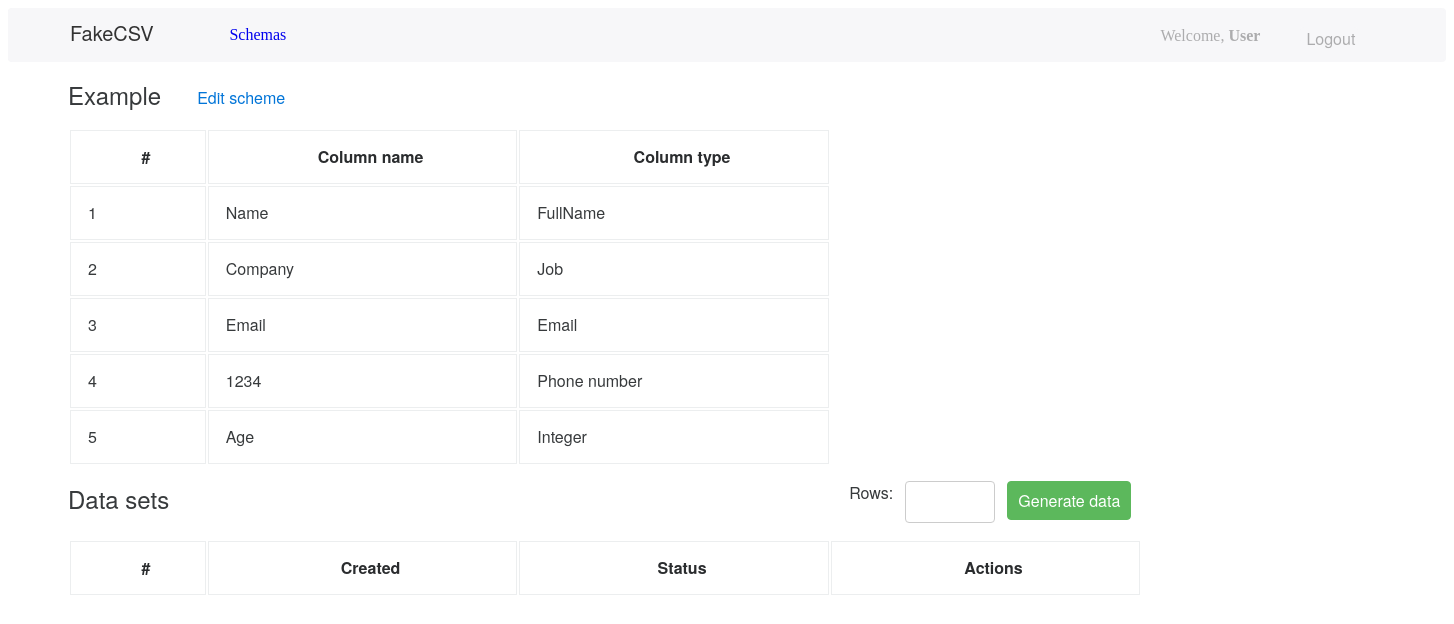
/1/dataset/ (signed in), run on an earlier commit of the app's database.
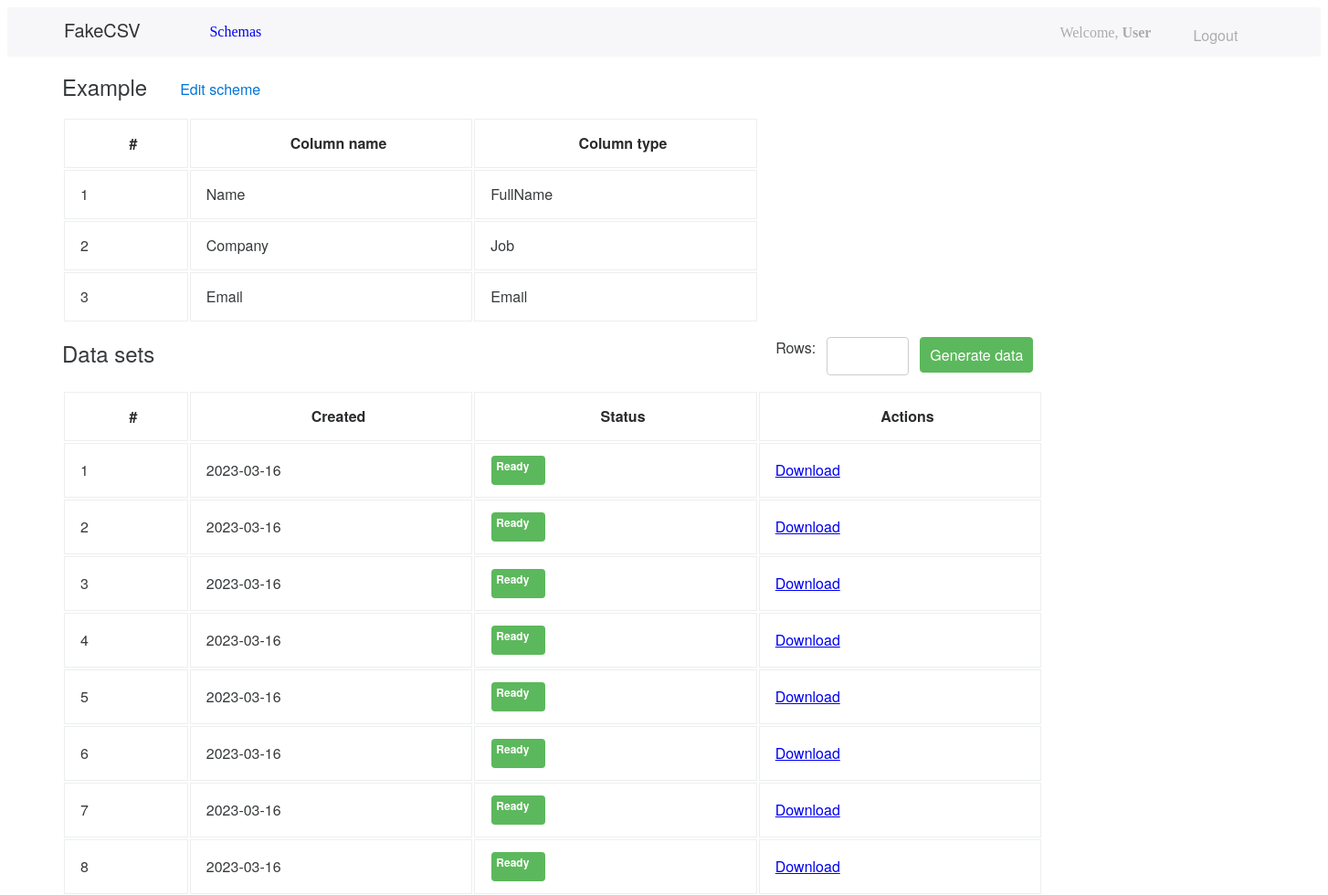
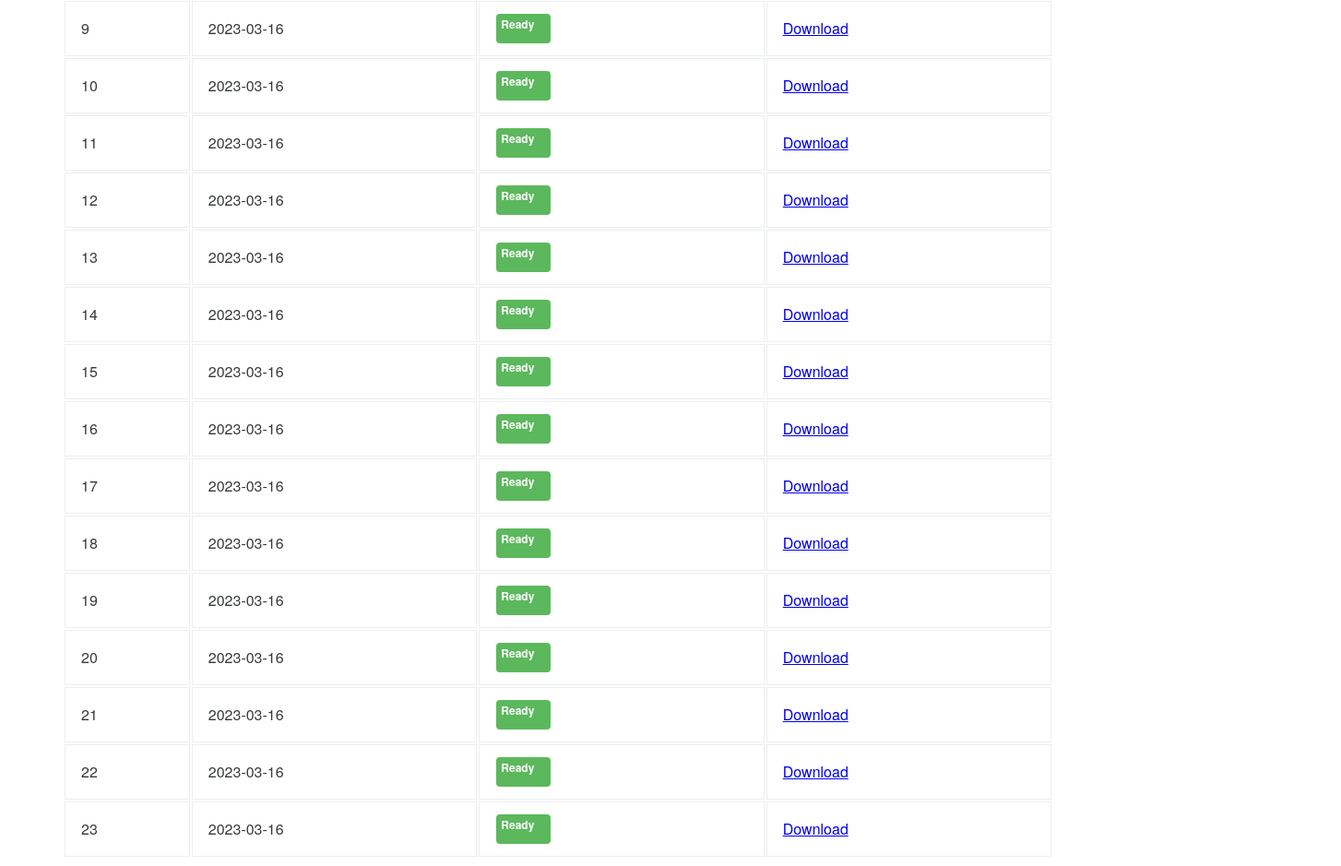
And on a later commit of the database (2 pictures, top to bottom).
### app/models.py (models this page shows, shortened)
class DataSet(models.Model):
    dataset_id = models.AutoField(primary_key=True)
    dataset_schema = models.ForeignKey(Schema, on_delete=models.CASCADE, related_name="dataset_schema")
    dataset_csv = models.ManyToManyField(CSVDataSet, related_name="dataset_csv")
    @staticmethod
    def get_by_id(dataset_id):
        return DataSet.objects.filter(dataset_id=dataset_id).first()

class Schema(models.Model):
    schema_id = models.AutoField(primary_key=True)
    schema_user = models.ForeignKey(User, on_delete=models.CASCADE, related_name="schema_user")
    schema_name = models.TextField(max_length=128, verbose_name="Name")
    schema_column_separator = models.IntegerField(choices=SEPARATOR, default=0, verbose_name="Column separator")
    schema_string_character = models.IntegerField(choices=STRING_CHARACTER, default=0, verbose_name="String character")
    schema_columns = models.ManyToManyField(SchemaColumn, related_name="schema_columns")
    schema_last_modified = models.DateField(verbose_name="Modified", auto_now=True)

class SchemaColumn(models.Model):
    column_id = models.AutoField(primary_key=True)
    column_name = models.TextField(max_length=128, verbose_name="Column name")
    column_type = models.ForeignKey(TypeOfData, on_delete=models.DO_NOTHING, verbose_name="Type",
                                    related_name="column_type")
    column_specific = models.TextField(max_length=64, null=True, blank=True)
    column_order = models.IntegerField(verbose_name="Order")
    class Meta:
        ordering = ["column_order"]

class TypeOfData(models.Model):
    type_id = models.AutoField(primary_key=True)
    type_name = models.TextField(max_length=64, verbose_name="Type", unique=True)
    type_specific = models.IntegerField(choices=SPECIFICATOR, default=None, null=True, blank=True)
    def __str__(self):
        return f"{self.type_name}"

class CSVDataSet(models.Model):
    csv_dataset_id = models.AutoField(primary_key=True)
    csv_dataset_created_at = models.DateField(verbose_name="Created at", auto_now=True)
    csv_dataset_status = models.IntegerField(choices=STATUS)
    csv_dataset_file = models.FileField(blank=True, null=True)

### app/views.py (the view, shortened to what this page needs)
# urls.py: re_path(r"^(?P<dataset_id>\d+)/dataset/$", views.dataset, name="dataset"),
@login_required(login_url="/login/")
@csrf_exempt
def dataset(request, dataset_id):
    current_dataset = DataSet.get_by_id(dataset_id)
    columns = current_dataset.dataset_schema.schema_columns.all()
    csv_datasets = current_dataset.dataset_csv.all()
    context = {
        "dataset": current_dataset,
        "columns": columns,
        "csv_datasets": csv_datasets,
    }
    return render(request, "dataset.html", context)

### template/dataset.html (shortened to what this page needs)
{% extends "base.html" %}
{% block content %}
<div class="content_add">
    <div class="content__dataset-label-block">
        <h2 class="content__dataset-label"> {{dataset.dataset_schema.schema_name}} </h2>
        <a class="content__dataset-label-link" href="{% url 'edit' schema_id=dataset.dataset_schema.schema_id %}">Edit scheme</a>
    </div>
    <table>
        <tr>
            <th class="content__th-number">#</th>
            <th class="content__th-title">Column name</th>
            <th class="content__th-action">Column type</th>
        </tr>
        {% for column in columns %}
            <tr>
                <td class="content__td-number">{{ forloop.counter }}</td>
                <td class="content__td-title">{{ column.column_name}}</td>
                <td class="content__td-action">{{ column.column_type }}</td>
            </tr>
        {% endfor %}
    </table>
    <div class = "content__dataset-label-block">
        <h2 class="content__dataset-label">Data sets</h2>
        <div class="content__dataset-row-form">
            <label for="rows">Rows:</label>
            <input class="content__dataset-input" id="rows" type="number">
            <button class="content__dataset-button-generator" href="" onclick="generateDataSet('{{dataset.dataset_id}}')">Generate data</button>
        </div>
    </div>
    <table id="id_csv_sets_table">
        <tr>
            <th class="content__th-number" >#</th>
            <th class="content__th-title">Created</th>
            <th class="content__th-modified">Status</th>
            <th class="content__th-action">Actions</th>
        </tr>
        {% for csv_dataset in csv_datasets %}
        <tr>
            <td class="content__td-number" id="id_counter" >{{ forloop.counter }}</td>
            <td class="content__td-title" >{{csv_dataset.csv_dataset_created_at|date:'Y-m-d'}}</td>
            {% if csv_dataset.csv_dataset_status == 1 %}
            <td>
                 <p id="id_status_{{forloop.counter}}" class="content__dataset-ready">Ready</p>
            </td>
            {% else %}
            <td>
                 <p  id="id_status_{{ forloop.counter }}" class="content__dataset-proccesing">Proccesing</p>
            </td>
            {% endif %}
            <td class="content__td-action" ><a class="content__dataset-link-download" href="{{ csv_dataset.csv_dataset_file.url }}">Download</a></td>
        </tr>
        {% endfor %}
    </table>
</div>
{% endblock %}

### template/base.html (shortened to what this page needs)
<!DOCTYPE html>
<html lang="en">
<head>
    {% load static %}
    <link rel="stylesheet" href="{% static 'css/style.css' %}">
</head>
<body>
  <header class="header">
    {% block header %}
      <div class="header">
        <div class="header__left">
          <h1 class="header__left-label">FakeCSV</h1>
            <a href="/" class="header__left-menu">Schemas</a>
        </div>
        <div class="header__right">
          <p class="header__right-welcome">Welcome, <b> {{user.username}} </b></p>
          <form action="/" class="header__right-logout" method="POST">
            <button class="header__right-button" type="submit">Logout</button>
          </form>
        </div>
      </div>
    {% endblock %}
  </header>
  <main class="content">
    {% block content %}{% endblock %}
  </main>
</body>
</html>

### template/static/css/style.css (style rules this page uses)
td { border: solid 1px #ECEEEF; text-align: left; font-family: 'Helvetica Neue'; font-style: normal; font-weight: 400; font-size: 16px; line-height: 24px; color: #373A3C; }
th { font-family: 'Helvetica Neue'; font-style: normal; font-weight: 700; font-size: 16px; line-height: 24px; color: #2A2C2E; border: 1px solid #ECEEEF; }
button { width: 85px; height: 38px; background: #0275D8; border: 1px solid #0275D8; border-radius: 4px; font-family: 'Helvetica Neue'; font-style: normal; font-weight: 400; font-size: 16px; line-height: 21px; color: #FFFFFF; }
.content { background: #FFF; margin: 0px 0px 0px 60px; }
.header,.header__left,.header__right { display: flex; }
.header { background: #F7F7F9; border-radius: 4px; }
.header__left { float: left; color: rgba(0, 0, 0, 0.8); }
.header__right { float: right; color: rgba(0, 0, 0, 0.3); }
.header__left-label { width: 142.9px; height: 17px; font-family: 'Helvetica Neue'; font-style: normal; font-weight: 500; font-size: 20px; line-height: 17px; margin: 16px 16.5px 21px 62px; }
.header__left-menu { text-decoration: none; width: 111.02px; height: 16px; margin: 18px 820px 20px 0px; }
.header__right-welcome { width: 129px; height: 16px; margin: 19px 0px 19px 0px; }
.header__right-button { width: 58px; height: 16px; background: #F7F7F9; color: rgba(0, 0, 0, 0.3); border: none; margin: 19px 86px 19px 11px; }
.content__th-title,.content__th-modified,.content__th-action { width: 289.51px; height: 50px; font-family: 'Helvetica Neue'; font-style: normal; font-weight: 700; font-size: 16px; line-height: 24px; color: #2A2C2E; padding-left: 17px; }
.content__td-title,.content__td-modified,.content__td-action { width: 289.51px; height: 50px; padding-left: 17px; font-family: 'Helvetica Neue'; font-style: normal; font-weight: 400; font-size: 16px; line-height: 24px; color: #373A3C; }
.content__th-number { width: 115.81px; height: 50px; padding-left: 17px; font-family: 'Helvetica Neue'; font-style: normal; font-weight: 700; font-size: 16px; line-height: 24px; color: #2A2C2E; }
.content__td-number { padding-left: 17px; font-family: 'Helvetica Neue'; font-style: normal; font-weight: 400; font-size: 16px; line-height: 24px; color: #373A3C; }
.content__dataset-label { font-family: 'Helvetica Neue'; font-style: normal; font-weight: 500; font-size: 24px; line-height: 26px; color: #373A3C; }
.content__dataset-label-block { display : flex; }
.content__dataset-proccesing, .content__dataset-ready { width: 289.51px; height: 50px; font-family: 'Helvetica Neue'; font-style: normal; font-weight: 700; font-size: 12px; line-height: 12px; color: #FFFFFF; border-radius: 4px; padding: 5px; margin-left: 17px; }
.content__dataset-ready { width: 49px; height: 22px; background: #5CB85C; }
.content__dataset-label-link { text-decoration: none; width: 89px; height: 21px; font-family: 'Helvetica Neue'; font-style: normal; font-weight: 400; font-size: 16px; line-height: 21px; color: #0275D8; margin-left: 36px; margin-top: 25px; }
.content__dataset-input { width: 84px; height: 38px; background: #FFFFFF; border: 1px solid #CCCCCC; border-radius: 4px; margin: 0px 12px 16px 12px ; font-family: 'Helvetica Neue'; font-style: normal; font-weight: 400; font-size: 16px; line-height: 24px; color: #373A3C; }
.content__dataset-row-form { margin-left: 680px; margin-top: 15px; font-family: 'Helvetica Neue'; font-style: normal; font-weight: 400; font-size: 16px; line-height: 24px; color: #373A3C; display: flex; }
.content__dataset-button-generator { color: #FFFFFF; width: 124.28px; height: 39px; background: #5CB85C; border: 1px solid #5CB85C; border-radius: 4px; }

What changed in the data, as far as the page shows it:
removed SchemaColumn: column_name "1234", column_type "Phone number"
removed SchemaColumn: column_name "Age", column_type "Integer"
added CSVDataSet: csv_dataset_created_at "2023-03-16"
added CSVDataSet: csv_dataset_created_at "2023-03-16"
added CSVDataSet: csv_dataset_created_at "2023-03-16"
added CSVDataSet: csv_dataset_created_at "2023-03-16"
added CSVDataSet: csv_dataset_created_at "2023-03-16"
added CSVDataSet: csv_dataset_created_at "2023-03-16"
added CSVDataSet: csv_dataset_created_at "2023-03-16"
added CSVDataSet: csv_dataset_created_at "2023-03-16"
added CSVDataSet: csv_dataset_created_at "2023-03-16"
added CSVDataSet: csv_dataset_created_at "2023-03-16"
added CSVDataSet: csv_dataset_created_at "2023-03-16"
added CSVDataSet: csv_dataset_created_at "2023-03-16"
added CSVDataSet: csv_dataset_created_at "2023-03-16"
added CSVDataSet: csv_dataset_created_at "2023-03-16"
added CSVDataSet: csv_dataset_created_at "2023-03-16"
added CSVDataSet: csv_dataset_created_at "2023-03-16"
added CSVDataSet: csv_dataset_created_at "2023-03-16"
added CSVDataSet: csv_dataset_created_at "2023-03-16"
added CSVDataSet: csv_dataset_created_at "2023-03-16"
added CSVDataSet: csv_dataset_created_at "2023-03-16"
added CSVDataSet: csv_dataset_created_at "2023-03-16"
added CSVDataSet: csv_dataset_created_at "2023-03-16"
added CSVDataSet: csv_dataset_created_at "2023-03-16"
